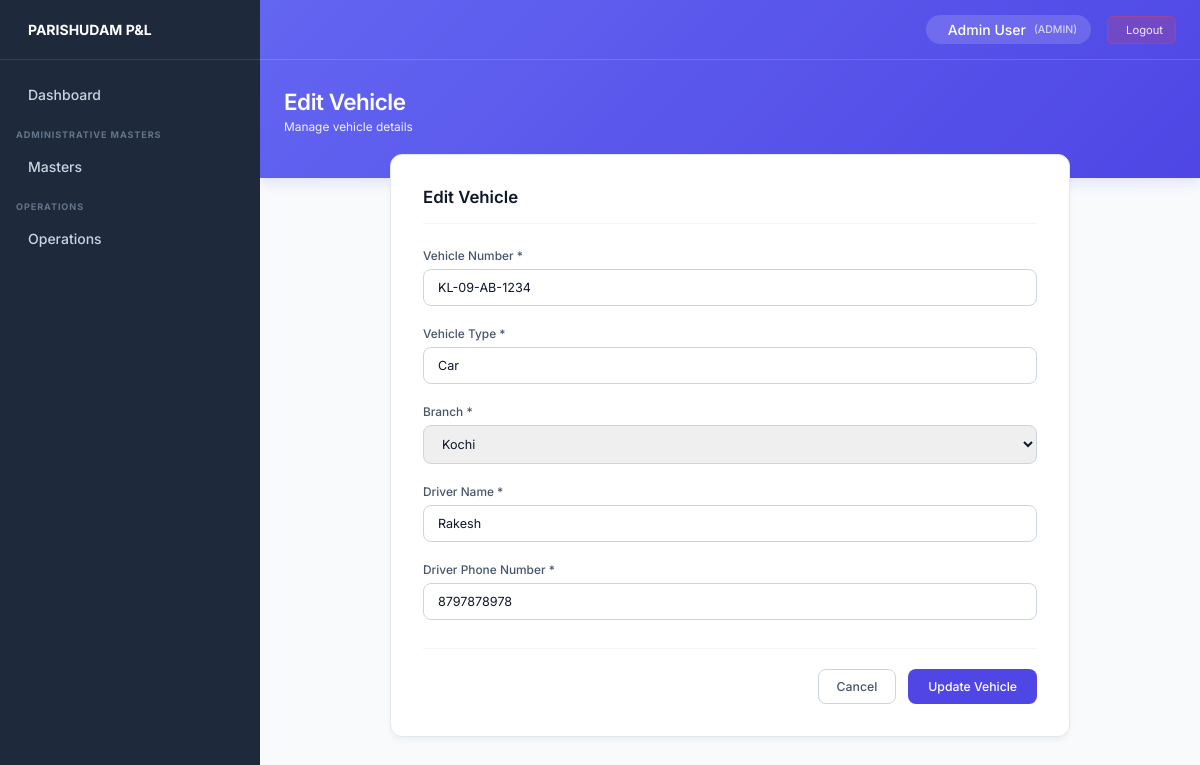
The app's page /vehicles/1/edit/ (signed in) with its own data.
### core/models.py (models this page shows, shortened)
class StaffProfile(models.Model):
    ROLE_CHOICES = (
        ('ADMIN', 'Admin'),
        ('STAFF', 'Staff'),
    )
    STATUS_CHOICES = (
        ('active', 'Active'),
        ('inactive', 'Inactive'),
    )
    user = models.OneToOneField(User, on_delete=models.CASCADE, related_name='profile')
    role = models.CharField(max_length=20, choices=ROLE_CHOICES, default='STAFF')
    branch = models.ForeignKey(Branch, on_delete=models.SET_NULL, null=True, blank=True, related_name='staff_members')
    phone = models.CharField(max_length=20, blank=True)
    status = models.CharField(max_length=10, choices=STATUS_CHOICES, default='active')
    created_at = models.DateTimeField(auto_now_add=True)
    updated_at = models.DateTimeField(auto_now=True)
    @property
    def is_admin(self):
        return self.role == 'ADMIN' or self.user.is_superuser

class Vehicle(models.Model):
    vehicle_number = models.CharField(max_length=50, unique=True)
    vehicle_type = models.CharField(max_length=100)
    branch = models.ForeignKey(Branch, on_delete=models.PROTECT, related_name='vehicles')
    driver_name = models.CharField(max_length=150)
    driver_phone = models.CharField(max_length=15)
    created_at = models.DateTimeField(auto_now_add=True)
    updated_at = models.DateTimeField(auto_now=True)

class Branch(models.Model):
    STATUS_CHOICES = (
        ('active', 'Active'),
        ('inactive', 'Inactive'),
    )
    branch_code = models.CharField(max_length=20, blank=True, null=True)
    name = models.CharField(max_length=100)
    address = models.TextField(blank=True)
    phone = models.CharField(max_length=20, blank=True)
    status = models.CharField(max_length=10, choices=STATUS_CHOICES, default='active')
    created_at = models.DateTimeField(auto_now_add=True)
    updated_at = models.DateTimeField(auto_now=True)
    class Meta:
        verbose_name_plural = "Branches"
        ordering = ['name']

### core/views.py (the view, shortened to what this page needs)
# urls.py: path('vehicles/<int:pk>/edit/', vehicle_edit_view, name='vehicle_edit'),
@login_required
def vehicle_edit_view(request, pk):
    if not request.user.profile.is_admin:
        messages.error(request, "Permission denied.")
        return redirect('dashboard')
    vehicle = get_object_or_404(Vehicle, pk=pk)
    branches = Branch.objects.all()
    return render(request, 'vehicles/vehicle_form.html', {
        'title': 'Edit Vehicle',
        'vehicle': vehicle,
        'branches': branches
    })

### templates/vehicles/vehicle_form.html (shortened to what this page needs)
{% extends 'base.html' %}
{% block page_title %}{{ title }}{% endblock %}
{% block page_subtitle %}Manage vehicle details{% endblock %}
{% block content %}
<div class="premium-form-container">
    <div class="premium-form-title">
        {{ title }}
    </div>
    <form method="POST">
        <div class="form-group">
            <label>Vehicle Number *</label>
            <input type="text"
                   name="vehicle_number"
                   value="{{ vehicle.vehicle_number|default:'' }}"
                   placeholder="e.g. KL-01-AB-1234"
                   required>
        </div>
        <div class="form-group">
            <label>Vehicle Type *</label>
            <input type="text"
                   name="vehicle_type"
                   value="{{ vehicle.vehicle_type|default:'' }}"
                   placeholder="e.g. Van, Car, Bike"
                   required>
        </div>
        <div class="form-group">
            <label>Branch *</label>
            <select name="branch" required>
                {% for branch in branches %}
                <option value="{{ branch.id }}"
                    {% if vehicle and vehicle.branch_id == branch.id %}selected{% endif %}>
                    {{ branch.name }}
                </option>
                {% endfor %}
            </select>
        </div>
        <div class="form-group">
            <label>Driver Name *</label>
            <input type="text"
                   name="driver_name"
                   value="{{ vehicle.driver_name|default:'' }}"
                   placeholder="Enter driver name"
                   required>
        </div>
        <div class="form-group">
            <label>Driver Phone Number *</label>
            <input type="number"
                   name="driver_phone"
                   value="{{ vehicle.driver_phone|default:'' }}"
                   placeholder="Enter Phone Number"
                   maxlength="10"
                   pattern="[6-9][0-9]{9}"
                   inputmode="numeric"
                   required>
        </div>
        <div class="form-actions">
            <a href="{% url 'vehicle_list' %}" class="btn-secondary">
                Cancel
            </a>
            <button type="submit" class="btn-primary">
                {% if vehicle %}
                    Update Vehicle
                {% else %}
                    Save Vehicle
                {% endif %}
            </button>
        </div>
    </form>
</div>
{% endblock %}

### templates/base.html (shortened to what this page needs)
<!DOCTYPE html>
<html lang="en">
<head>
</head>
<body>
    <aside class="sidebar">
        <div class="sidebar-header">
            <span>PARISHUDAM P&L</span>
        </div>
        <div class="sidebar-content">
            <a href="{% url 'dashboard' %}"
                class="nav-item {% if request.resolver_match.url_name == 'dashboard' %}active{% endif %}">
                <div class="nav-item-left">
                    Dashboard
                </div>
            </a>
            {% if request.user.profile.is_admin %}
            <div class="nav-section-title">ADMINISTRATIVE MASTERS</div>
            <div class="nav-item dropdown-toggle">
                <div class="nav-item-left">
                    Masters
                </div>
            </div>
            <div class="nav-section-title">OPERATIONS</div>
            <div class="nav-item dropdown-toggle">
                <div class="nav-item-left">
                    Operations
                </div>
            </div>
            {% endif %}
        </div>
    </aside>
    <div class="main-wrapper">
        <div class="top-banner">
            <div class="top-navbar">
                <div class="navbar-right">
                    <div class="user-chip">
                        <span>{{ request.user.get_full_name|default:request.user.username }}</span>
                        <span style="opacity: 0.7; font-size: 0.75rem;">({{ request.user.profile.role }})</span>
                    </div>
                    <a href="{% url 'logout' %}" class="logout-btn">
                         Logout
                    </a>
                </div>
            </div>
            <div class="banner-header">
                <div>
                    <h1 class="banner-title">{% block page_title %}Dashboard{% endblock %}</h1>
                    <p class="banner-subtitle">{% block page_subtitle %}{% endblock %}</p>
                </div>
            </div>
        </div>
        <main class="content-area">
            {% block content %}{% endblock %}
        </main>
    </div>
</body>
</html>

### templates/base.html (style rules this page uses)
:root { --bg-sidebar: #1e293b; --bg-body: #f8fafc; --bg-banner: linear-gradient(135deg, #6366f1 0%, #4f46e5 100%); --text-sidebar: #cbd5e1; --text-sidebar-hover: #ffffff; --sidebar-border: #334155; --badge-bg: #d97706; --badge-text: #ffffff; --sidebar-width: 260px; }
* { margin: 0; padding: 0; box-sizing: border-box; font-family: 'Inter', sans-serif; font-size: 14px; }
body { background-color: var(--bg-body); color: #1e293b; display: flex; min-height: 100vh; overflow-x: hidden; }
.sidebar { width: var(--sidebar-width); background-color: var(--bg-sidebar); display: flex; flex-direction: column; position: fixed; height: 100vh; overflow-y: auto; z-index: 100; }
.sidebar-header { padding: 16px; font-size: 1.1rem; font-weight: 700; display: flex; align-items: center; gap: 12px; color: white; border-bottom: 1px solid var(--sidebar-border); height: 60px; }
.sidebar-content { padding: 16px 0; }
.nav-section-title { color: #64748b; font-size: 0.65rem; text-transform: uppercase; letter-spacing: 0.1em; font-weight: 700; margin: 16px 16px 8px 16px; }
.nav-item { display: flex; align-items: center; justify-content: space-between; padding: 10px 16px; color: var(--text-sidebar); text-decoration: none; font-size: 0.85rem; font-weight: 500; cursor: pointer; transition: color 0.2s, background-color 0.2s; }
.nav-item-left { display: flex; align-items: center; gap: 12px; }
.main-wrapper { flex: 1; margin-left: var(--sidebar-width); display: flex; flex-direction: column; min-height: 100vh; }
.top-banner { background: var(--bg-banner); color: white; display: flex; flex-direction: column; box-shadow: 0 4px 12px rgba(79, 70, 229, 0.15); }
.top-navbar { height: 60px; display: flex; align-items: center; justify-content: space-between; padding: 0 24px; border-bottom: 1px solid rgba(255, 255, 255, 0.15); }
.navbar-right { display: flex; align-items: center; gap: 16px; }
.navbar-right .user-chip { display: flex; align-items: center; gap: 8px; background: rgba(255, 255, 255, 0.15); padding: 6px 14px; border-radius: 20px; font-size: 0.85rem; font-weight: 500; }
.navbar-right a.logout-btn { color: rgba(255, 255, 255, 0.9); text-decoration: none; padding: 6px 12px; border-radius: 6px; background: rgba(239, 68, 68, 0.2); border: 1px solid rgba(239, 68, 68, 0.3); font-size: 0.8rem; display: flex; align-items: center; gap: 6px; transition: all 0.2s; }
.banner-header { padding: 28px 24px 44px 24px; display: flex; justify-content: space-between; align-items: center; }
.banner-title { font-size: 1.6rem; font-weight: 600; letter-spacing: -0.02em; }
.banner-subtitle { font-size: 0.85rem; opacity: 0.9; margin-top: 4px; }
.content-area { padding: 0 24px 24px 24px; margin-top: -24px; flex: 1; }
.btn-primary { background: #4f46e5; color: white; padding: 9px 20px; border: none; border-radius: 8px; font-size: 0.875rem; font-weight: 500; cursor: pointer; transition: all 0.2s; display: inline-flex; align-items: center; gap: 8px; text-decoration: none; }
.btn-secondary { background: white; color: #475569; padding: 9px 18px; border-radius: 8px; text-decoration: none; font-weight: 500; font-size: 0.875rem; border: 1px solid #cbd5e1; transition: all 0.2s; display: inline-flex; align-items: center; gap: 6px; }
.premium-form-container { max-width: 680px; background: white; padding: 32px; border-radius: 12px; border: 1px solid #e2e8f0; box-shadow: 0 4px 6px -1px rgba(0, 0, 0, 0.05); margin: 0 auto 24px auto; }
.premium-form-title { font-size: 1.2rem; font-weight: 600; color: #0f172a; margin-bottom: 24px; padding-bottom: 16px; border-bottom: 1px solid #f1f5f9; display: flex; align-items: center; gap: 10px; }
.form-group { margin-bottom: 20px; display: flex; flex-direction: column; gap: 6px; }
.form-group label { font-weight: 500; font-size: 0.85rem; color: #475569; }
.form-group input[type="text"], .form-group input[type="email"], .form-group input[type="password"], .form-group input[type="number"], .form-group input[type="date"], .form-group select, .form-group textarea { width: 100%; padding: 10px 14px; border: 1px solid #cbd5e1; border-radius: 8px; font-size: 0.9rem; color: #0f172a; transition: all 0.2s; outline: none; }
.form-actions { display: flex; justify-content: flex-end; gap: 12px; margin-top: 28px; padding-top: 20px; border-top: 1px solid #f1f5f9; }

### records on screen
Vehicle: vehicle_number "KL-09-AB-1234", vehicle_type "Car", branch "Kochi", driver_name "Rakesh", driver_phone "8797878978"

### other values on screen
{{ request.user.get_full_name|default:request.user.username }} "Admin User"
{{ request.user.profile.role }} "ADMIN"
{{ title }} "Edit Vehicle"
